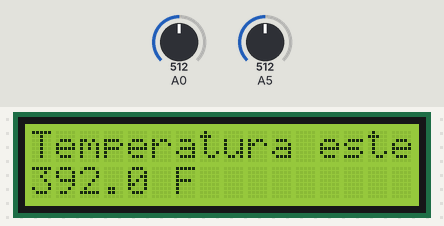
Recording of a sketch running on a simulated Arduino Uno, built with avr-gcc and run on an emulated ATmega328P. On the bench: 16×2 character LCD. Inputs (shaded band) come from the test bench; at power-on: A5 = 512, A0 = 512. What the sketch prints to the serial monitor is not drawn.

Above: at 1.2 s.
1.3 s: A5 set to 1010
4.2 s: A5 set to 1021
At 7.2 s:
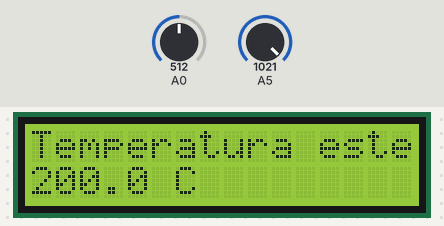
7.5 s: A0 set to 716
At 9.7 s:
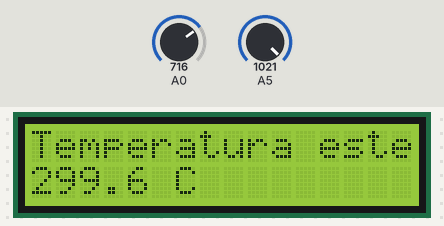
10.5 s: A0 set to 900
At 13.2 s:
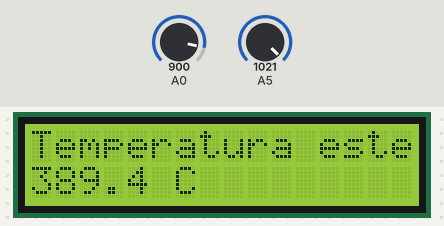
13.5 s: A5 set to 900
At 15.9 s:
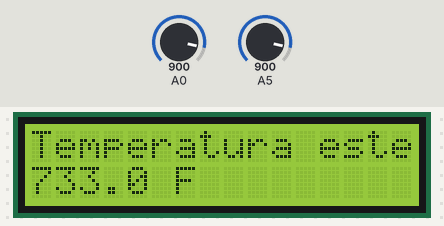
16.5 s: A0 set to 1023
At 18.4 s:
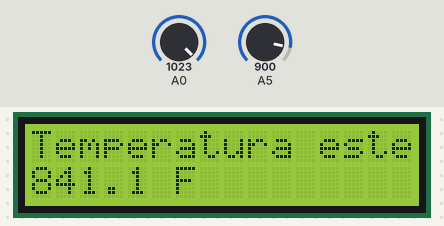
Timing chart, 0 to 19.9 s (numbered marks = the images above; inputs shaded):
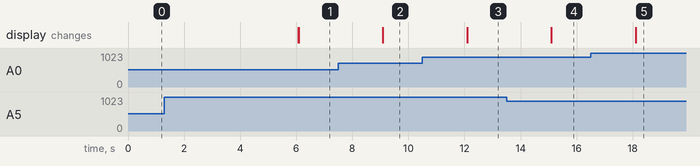

The sketch:

Proiect_SODTR.ino.ino
```cpp
#include <Arduino_FreeRTOS.h>
#include <semphr.h>
#include <queue.h>
#include <LiquidCrystal.h>


LiquidCrystal lcd(12,11,5,4,3,2);
QueueHandle_t q;
SemaphoreHandle_t s;
int aff[5];


void setup() {

  Serial.begin(9600);
  lcd.begin(16,2);

  xTaskCreate(Temperatura,  "Temperatura",  128,  NULL ,  2 ,  NULL );
  xTaskCreate(Button ,  "Button",  128 ,  NULL,  1 ,  NULL );
  xTaskCreate(Afisare ,  "Afisare",  128 ,  NULL,  0 ,  NULL );

  vSemaphoreCreateBinary(s);
  q=xQueueCreate(1,sizeof(float));
}

void loop()
{

}


void Temperatura( void *pvParameters  )
{
float voltage;
  for (;;)
  {
   int sensorValue = analogRead(A0);
   voltage = sensorValue * 5.0;
   voltage /= 1024.0;
   xQueueSend(q,&voltage,100);
   vTaskDelay(200);
  }
}

void Afisare( void *pvParameters  )
{

  for (;;)
  {
    if(xSemaphoreTake(s,100))
    {

    lcd.clear();
    lcd.print("Temperatura este");
    lcd.setCursor(0,1);

    for(int i=0;i<4;i++)
  {
    if(i==3)
    lcd.print(".");

    if(aff[0]==0)
    continue;

   lcd.print(aff[i]);

  }

  if(aff[4]==1)
    {
     lcd.print(" C");
    }
    else
    {
      lcd.print(" F");
    }
    }
    vTaskDelay(200);

}
}

void Button( void *pvParameters  )
{
float Volt;
  for (;;)
  {
     xQueueReceive(q,&Volt,100);
     int button=analogRead(A5);

    if(button>1020)
     {
    float tempC = (Volt - 0.5) * 100 ;
    int temperatureC=(int)(tempC*10);

    aff[4]=1;
    aff[3]=temperatureC%10;
    temperatureC/=10;
    aff[2]=temperatureC%10;
    temperatureC/=10;
    aff[1]=temperatureC%10;
    temperatureC/=10;
    aff[0]=temperatureC%10;
    temperatureC/=10;

  }
  else
  {
    float tempF = ((Volt - 0.5) * 900.0 / 5.0) + 32.0;
    int temperatureF=(int)(tempF*10);
    Serial.println(temperatureF);
    aff[4]=0;
    aff[3]=temperatureF%10;
    temperatureF/=10;
    aff[2]=temperatureF%10;
    temperatureF/=10;
    aff[1]=temperatureF%10;
    temperatureF/=10;
    aff[0]=temperatureF%10;
    temperatureF/=10;
  }

    vTaskDelay(200);
    xSemaphoreGive(s);
  }
}
```

Measured:
- the behaviour switches between 1020 and 1021 on A5 (found by bisection; images 0 and 1)
- after the input at 1.3 s, every drawn part: stays the same
- after the input at 4.2 s, the display: first changes after 1.9 s (image 1 shows a later state)
- after the input at 7.5 s, the display: changes after 1.6 s (image 2)
- after the input at 10.5 s, the display: changes after 1.6 s (image 3)
- after the input at 13.5 s, the display: changes after 1.6 s (image 4)
